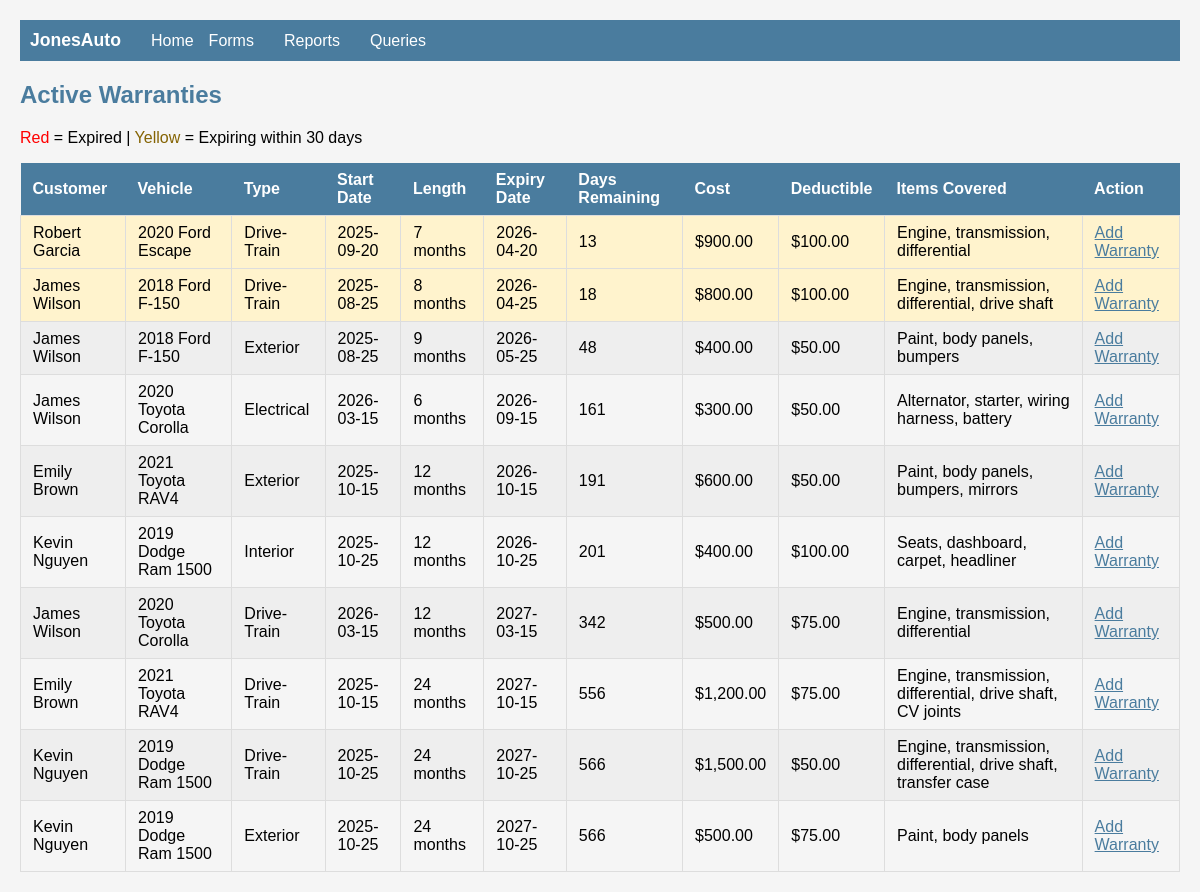
Screenshot of /reports/warranty_report.php with the database file from the repository.
### tables this page shows
CREATE TABLE warranties (
    warranty_id INT AUTO_INCREMENT PRIMARY KEY,
    sale_id INT NOT NULL,
    vehicle_id INT NOT NULL,
    customer_id INT NOT NULL,
    employee_id INT NOT NULL,
    warranty_sale_date DATE,
    total_cost DECIMAL(10,2),
    monthly_cost DECIMAL(10,2),
    is_active TINYINT(1) DEFAULT 1,
    FOREIGN KEY (sale_id) REFERENCES sales(sale_id),
    FOREIGN KEY (vehicle_id) REFERENCES vehicles(vehicle_id),
    FOREIGN KEY (customer_id) REFERENCES customers(customer_id),
    FOREIGN KEY (employee_id) REFERENCES employees(employee_id)
);

CREATE TABLE vehicles (
    vehicle_id INT AUTO_INCREMENT PRIMARY KEY,
    make VARCHAR(50) NOT NULL,
    model VARCHAR(50) NOT NULL,
    year INT NOT NULL,
    color VARCHAR(30),
    miles INT,
    condition_desc VARCHAR(50),
    book_price DECIMAL(10,2),
    style VARCHAR(30),
    interior_color VARCHAR(30),
    status VARCHAR(20) DEFAULT 'available',
    is_active TINYINT(1) DEFAULT 1
);

CREATE TABLE warranty_items (
    item_id INT AUTO_INCREMENT PRIMARY KEY,
    warranty_id INT NOT NULL,
    warranty_type VARCHAR(50),
    start_date DATE,
    length_months INT,
    cost DECIMAL(10,2),
    deductible DECIMAL(10,2),
    items_covered TEXT,
    is_active TINYINT(1) DEFAULT 1,
    FOREIGN KEY (warranty_id) REFERENCES warranties(warranty_id)
);

### reports/warranty_report.php (the view, shortened to what this page needs)
<?php
include '../config.php';
?>
<!DOCTYPE html>
<html>
<head>
    <link rel="stylesheet" href="../style.css">
</head>
<body>
<?php $nav_prefix = '../'; include '../nav.php'; ?>
<h2>Active Warranties</h2>
<p><span style="color: red;">Red</span> = Expired | <span style="color: #856404;">Yellow</span> = Expiring within 30 days</p>
<?php
$sql = "SELECT w.*, v.make, v.model, v.year, CONCAT(c.first_name, ' ', c.last_name) as customer_name, wi.warranty_type, wi.start_date, wi.length_months, wi.cost, wi.deductible, wi.items_covered, DATE_ADD(wi.start_date, INTERVAL wi.length_months MONTH) as expiry_date, DATEDIFF(DATE_ADD(wi.start_date, INTERVAL wi.length_months MONTH), CURDATE()) as days_remaining FROM warranties w JOIN warranty_items wi ON w.warranty_id = wi.warranty_id JOIN vehicles v ON w.vehicle_id = v.vehicle_id JOIN customers c ON w.customer_id = c.customer_id WHERE wi.is_active = 1 ORDER BY expiry_date";
$result = mysqli_query($conn, $sql);
?>
<table>
    <tr>
        <th>Customer</th>
        <th>Vehicle</th>
        <th>Type</th>
        <th>Start Date</th>
        <th>Length</th>
        <th>Expiry Date</th>
        <th>Days Remaining</th>
        <th>Cost</th>
        <th>Deductible</th>
        <th>Items Covered</th>
        <th>Action</th>
    </tr>
    <?php while ($row = mysqli_fetch_assoc($result)) {
        $days = $row['days_remaining'];
        $style = '';
        if ($days < 0) {
            $style = ' style="background-color: #f8d7da;"';
        } else if ($days <= 30) {
            $style = ' style="background-color: #fff3cd;"';
        }
    ?>
    <tr<?php echo $style; ?>>
        <td><?php echo $row['customer_name']; ?></td>
        <td><?php echo $row['year'] . ' ' . $row['make'] . ' ' . $row['model']; ?></td>
        <td><?php echo $row['warranty_type']; ?></td>
        <td><?php echo $row['start_date']; ?></td>
        <td><?php echo $row['length_months']; ?> months</td>
        <td><?php echo $row['expiry_date']; ?></td>
        <td><?php echo $days; ?></td>
        <td>$<?php echo number_format($row['cost'], 2); ?></td>
        <td>$<?php echo number_format($row['deductible'], 2); ?></td>
        <td><?php echo $row['items_covered']; ?></td>
        <td><a href="../forms/warranty_form.php?sale_id=<?php echo $row['sale_id']; ?>">Add Warranty</a></td>
    </tr>
    <?php } ?>
</table>
</body>
</html>

### style.css (style rules this page uses)
body { font-family: Arial, sans-serif; margin: 20px; background-color: #f5f5f5; }
h1, h2, h3 { color: #4a7c9e; }
a { color: #4a7c9e; }
table { border-collapse: collapse; margin: 10px 0; }
th { background-color: #4a7c9e; color: white; padding: 8px 12px; text-align: left; }
td { padding: 8px 12px; border: 1px solid #ddd; }
tr:nth-child(even) { background-color: #eee; }
table { width: 100%; }

### rows the page displays
warranties: customer_name "Robert Garcia", vehicle.year "2020", vehicle.make "Ford", vehicle.model "Escape", warranty_items.warranty_type "Drive-Train", warranty_items.start_date "2025-09-20", warranty_items.length_months "7", expiry_date "2026-04-20", days "13", warranty_items.cost "900.00", warranty_items.deductible "100.00", warranty_items.items_covered "Engine, transmission, differential"
warranties: customer_name "James Wilson", vehicle.year "2018", vehicle.make "Ford", vehicle.model "F-150", warranty_items.warranty_type "Drive-Train", warranty_items.start_date "2025-08-25", warranty_items.length_months "8", expiry_date "2026-04-25", days "18", warranty_items.cost "800.00", warranty_items.deductible "100.00", warranty_items.items_covered "Engine, transmission, differential, drive shaft", warranty_items.warranty_type "Exterior", warranty_items.length_months "9", expiry_date "2026-05-25", days "48", warranty_items.cost "400.00", warranty_items.deductible "50.00", warranty_items.items_covered "Paint, body panels, bumpers"
warranties: customer_name "James Wilson", vehicle.year "2020", vehicle.make "Toyota", vehicle.model "Corolla", warranty_items.warranty_type "Electrical", warranty_items.start_date "2026-03-15", warranty_items.length_months "6", expiry_date "2026-09-15", days "161", warranty_items.cost "300.00", warranty_items.deductible "50.00", warranty_items.items_covered "Alternator, starter, wiring harness, battery", warranty_items.warranty_type "Drive-Train", warranty_items.length_months "12", expiry_date "2027-03-15", days "342", warranty_items.cost "500.00", warranty_items.deductible "75.00", warranty_items.items_covered "Engine, transmission, differential"
warranties: customer_name "Emily Brown", vehicle.year "2021", vehicle.make "Toyota", vehicle.model "RAV4", warranty_items.warranty_type "Exterior", warranty_items.start_date "2025-10-15", warranty_items.length_months "12", expiry_date "2026-10-15", days "191", warranty_items.cost "600.00", warranty_items.deductible "50.00", warranty_items.items_covered "Paint, body panels, bumpers, mirrors", warranty_items.warranty_type "Drive-Train", warranty_items.length_months "24", expiry_date "2027-10-15", days "556", warranty_items.cost "1,200.00", warranty_items.deductible "75.00", warranty_items.items_covered "Engine, transmission, differential, drive shaft, CV joints"
warranties: customer_name "Kevin Nguyen", vehicle.year "2019", vehicle.make "Dodge", vehicle.model "Ram 1500", warranty_items.warranty_type "Interior", warranty_items.start_date "2025-10-25", warranty_items.length_months "12", expiry_date "2026-10-25", days "201", warranty_items.cost "400.00", warranty_items.deductible "100.00", warranty_items.items_covered "Seats, dashboard, carpet, headliner", warranty_items.warranty_type "Drive-Train", warranty_items.length_months "24", expiry_date "2027-10-25", days "566", warranty_items.cost "1,500.00", warranty_items.deductible "50.00", warranty_items.items_covered "Engine, transmission, differential, drive shaft, transfer case", warranty_items.warranty_type "Exterior", warranty_items.cost "500.00", warranty_items.deductible "75.00", warranty_items.items_covered "Paint, body panels"
